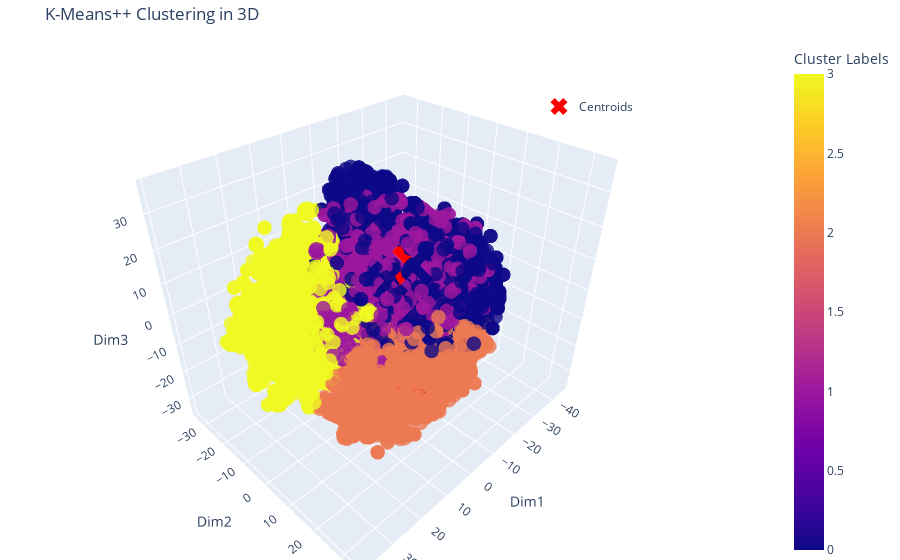

Notebook code cell kept with this figure:
### Markdown cell above
initialize_centroids this function starts with random centroids

### Code cell
# cluster number
k_cluster = cluster_numbers
df_kmeans_plus_plus = df_tsne.copy()

centroids, labels_plus_plus = functions.kmeans_plus_plus(df_kmeans_plus_plus, k_cluster)

#We create another column to record th elabels of the clusters for each data
df_kmeans_plus_plus['Cluster'] = labels_plus_plus

# Plot the results
print(f"Final centroids:\n{centroids}")

# Function to create the 3d Scatter-Plot
functions.create3DScatterPlot(df_kmeans_plus_plus , centroids)

### Figure 1 — Plotly figure (JSON) as saved in the notebook; plotly's stock layout.template omitted (floating-point values rounded to 4 significant figures; data arrays with more than 128 entries replaced by an {"elided": "..."} marker saying what was removed)
{"data": [{"hovertemplate": "Dim1=%{x}<br>Dim2=%{y}<br>Dim3=%{z}<br>Cluster Labels=%{marker.color}<extra></extra>", "legendgroup": "", "marker": {"color": {"elided": "9804 int values"}, "coloraxis": "coloraxis", "opacity": 0.8, "size": 5, "symbol": "circle"}, "mode": "markers", "name": "", "scene": "scene", "showlegend": false, "type": "scatter3d", "x": {"elided": "9804 float values"}, "y": {"elided": "9804 float values"}, "z": {"elided": "9804 float values"}}, {"marker": {"color": "red", "size": 15, "symbol": "x"}, "mode": "markers", "name": "Centroids", "type": "scatter3d", "x": [-2.915, -16.07, 3.864, 17.32], "y": [10.2, -9.933, 14.7, -11.12], "z": [16.62, -3.751, -13.39, 0.6336]}], "layout": {"coloraxis": {"colorbar": {"title": {"text": "Cluster Labels"}}, "colorscale": [[0, "#0d0887"], [0.1111, "#46039f"], [0.2222, "#7201a8"], [0.3333, "#9c179e"], [0.4444, "#bd3786"], [0.5556, "#d8576b"], [0.6667, "#ed7953"], [0.7778, "#fb9f3a"], [0.8889, "#fdca26"], [1, "#f0f921"]]}, "legend": {"tracegroupgap": 0, "x": 0.7, "y": 0.9}, "margin": {"b": 0, "l": 0, "r": 0, "t": 40}, "scene": {"domain": {"x": [0, 1], "y": [0, 1]}, "xaxis": {"title": {"text": "Dim1"}}, "yaxis": {"title": {"text": "Dim2"}}, "zaxis": {"title": {"text": "Dim3"}}}, "title": {"text": "K-Means++ Clustering in 3D"}}}
